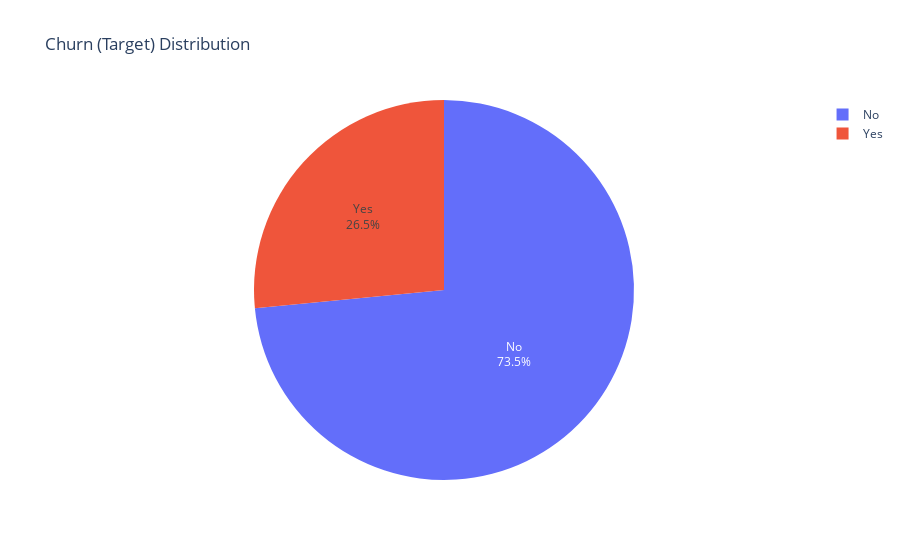

Here is the notebook cell this chart was saved with:
### Markdown cell above
## ***1. EDA* Kolom Target *(Churn)***

### Code cell
fig = px.pie(data['Churn'].value_counts().reset_index().rename(columns={'index':'Type'}), values='Churn', names='Type', title='Churn (Target) Distribution')
fig.update_traces(textposition='inside', textinfo='percent+label')
fig.show()
print("### pada kolom Target distribusinya Imbalanced")

### Figure 1 — Plotly figure (JSON) as saved in the notebook; plotly's stock layout.template omitted (floating-point values rounded to 4 significant figures)
{"data": [{"domain": {"x": [0, 1], "y": [0, 1]}, "hovertemplate": "Type=%{label}<br>Churn=%{value}<extra></extra>", "labels": ["No", "Yes"], "legendgroup": "", "name": "", "showlegend": true, "textinfo": "percent+label", "textposition": "inside", "type": "pie", "values": [5174, 1869]}], "layout": {"legend": {"tracegroupgap": 0}, "title": {"text": "Churn (Target) Distribution"}}}
